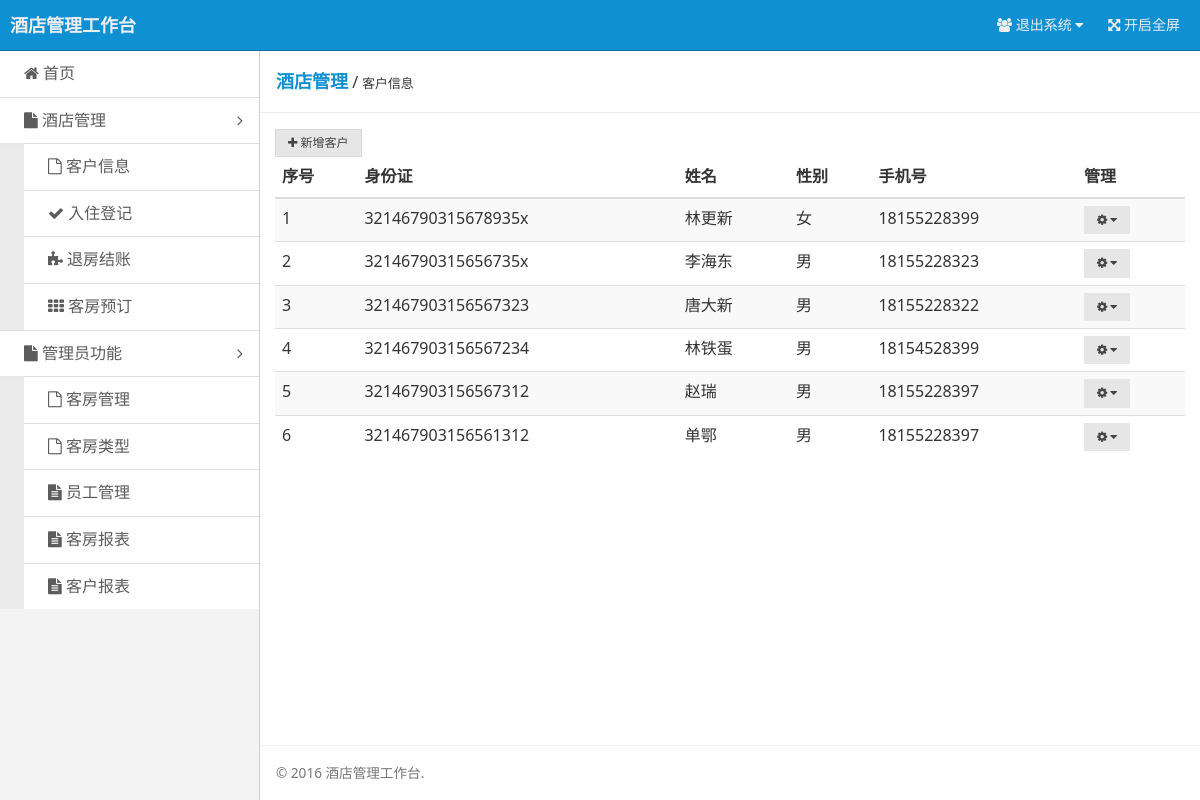
Page /customer.php (signed in) on the earlier database version.
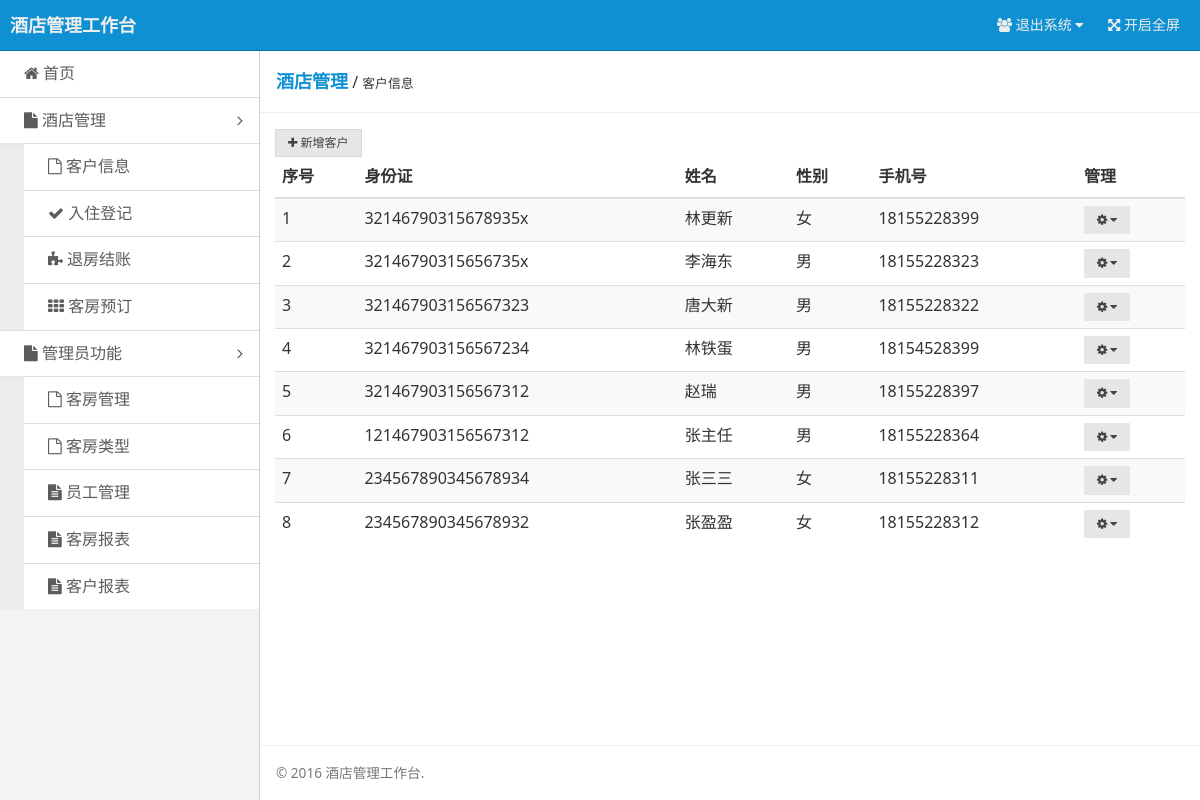
Same page on the later database version.
### tables this page shows
CREATE TABLE `t_customer` (
  `id` int(6) NOT NULL AUTO_INCREMENT,
  `name` varchar(40) DEFAULT NULL,
  `gender` varchar(20) DEFAULT NULL,
  `idcard` varchar(50) DEFAULT NULL,
  `mobile` varchar(30) DEFAULT NULL,
  `is_delete` int(6) unsigned zerofill DEFAULT NULL,
  `pass` varchar(40) DEFAULT '',
  `permission` int(5) DEFAULT '0',
  PRIMARY KEY (`id`)
);

### customer.php (called while the page is built, shortened)
<?php
require_once('common/EasyMySQLi.inc.php');
$isAdmin = false;
if(isset($_SESSION['permission'])&&$_SESSION['permission']==1){
    $isAdmin = true;
}
$custs = $mysql->queryAllRows('SELECT * FROM t_customer WHERE is_delete = 0 ORDER BY `id` ASC');
include('template/layout.php');

### common/EasyMySQLi.inc.php (called while the page is built, shortened)
<?php
class EasyMySQLi extends mysqli {
    private $_stmt;
    private $debug = false;
    private $exceptions = true;
    private $_res;
    private $arraytype = EMYSQLI_BIND_ASSOC;
    private function getRefs(&$src) {
        $r = array();
        foreach ($src as $k => $garbage) $r[$k] = &$src[$k];
        return $r;
    }
    private function _execute($args) {
        $this->_stmt = $this->stmt_init();
        if (count($args) > 1) {
            if ($this->debug) {
                print "Source-Array:\n";
                print_r($args);
            }
            $this->_stmt->prepare($args[0]);
            if ($this->_stmt->errno > 0) {
                if ($this->exceptions) throw new MySQLiException('MySQLi-Statement-Error '.$this->_stmt->errno.': '.$this->_stmt->error);
                else return null;
            }
            $params = array(0 => '');
            foreach ($args as $k => $v) {
                if ($k == 0) continue;
                if (is_double($v) || is_float($v)) {
                    if ($this->debug) print "$k identified as being a FLOAT or DOUBLE\n";
                    $params[0] .= 'd';
                    $cv = doubleval($v);
                } else if (is_int($v) || is_long($v)) {
                    if ($this->debug) print "$k identified as being a INT or LONG\n";
                    $params[0] .= 'i';
                    $cv = intval($v);
                } else if (is_string($v)) {
                    if ($this->debug) print "$k identified as being a sexy STRING\n";
                    $params[0] .= 's';
                    $cv = strval($v);
                } else {
                    if ($this->debug) print "$k identified as being a BINARY (BLOB)\n";
                    $params[0] .= 'b';
                    $cv = $v;
                }
                $params[] = $cv;
            }
            if ($this->debug) {
                print "Bind-Array:\n";
                print_r($params);
            }
            call_user_func_array(array($this->_stmt, 'bind_param'), $this->getRefs($params));
        } else {
            $this->_stmt->prepare($args[0]);
        }
        $success = ($this->_stmt->execute() ? true : false);
        if (!$success) {
            if ($this->exceptions) throw new MySQLiQueryException($args[0], $this->_stmt);
            else return null;
        }
        else $this->_res = $this->_stmt->store_result();
        return $success;
    }
    private function _bindRes ($type=false, $limit=false) {
        if (!$type) $type = $this->arraytype;
        $this->_res = array();
        $raw = array();
        if (($type & EMYSQLI_BIND_ASSOC) == EMYSQLI_BIND_ASSOC) {
            $fields = $this->_stmt->result_metadata()->fetch_fields();
            $cnt = count($fields);
        } else {
            $cnt = $this->_stmt->field_count;
        }
        for ($i=0 ; $i<$cnt ; $i++) {
            $raw[] = null;
        }
        call_user_func_array(array($this->_stmt, 'bind_result'), $this->getRefs($raw));
        while ($this->_stmt->fetch()) {
            $tmp = array();
            if (($type & EMYSQLI_BIND_ASSOC) == EMYSQLI_BIND_ASSOC) {
                foreach ($raw as $id => $val) {
                    $tmp[$fields[$id]->name] = $val;
                }
            }
            $this->_res[] = $tmp;
        }
    }
    public function queryAllRows($query) {
        $res = $this->_execute(func_get_args());
        $this->_bindRes();
        return $this->_res;
    }
}
?>

### template/customer.php (the view, shortened to what this page needs)
<div class="admin-content">
    <div class="admin-content-body">
        <div class="am-cf am-padding am-padding-bottom-0">
            <div class="am-fl am-cf"><strong class="am-text-primary am-text-lg">酒店管理</strong> / <small>客户信息</small></div>
        </div>
        <hr>
        <div class="am-g">
            <div class="am-u-sm-12 am-u-md-6">
                <div class="am-btn-toolbar">
                    <div class="am-btn-group am-btn-group-xs">
                        <button type="button" class="am-btn am-btn-default" data-am-modal="{target: '#doc-modal-1', closeViaDimmer: 0, width: 500, height: 500}"><span class="am-icon-plus"></span> 新增客户</button>
                    </div>
                </div>
            </div>
        </div>
        <div class="am-g">
            <div class="am-u-sm-12">
                <table class="am-table am-table-bd am-table-striped admin-content-table">
                    <thead>
                    <tr>
                        <th>序号</th><th>身份证</th><th>姓名</th><th>性别</th><th>手机号</th><th>管理</th>
                    </tr>
                    </thead>
                    <tbody>
                    <?php
                    $i=0;
                    foreach ($custs as $row) {
                        $i++;
                        echo <<<TR
                        <tr><td>{$i}</td><td>{$row['idcard']}</td><td>{$row['name']}</td><td>{$row['gender']}</td><td>{$row['mobile']}</td>
                        <td>
                            <div class="am-dropdown" data-am-dropdown>
                                <button class="am-btn am-btn-default am-btn-xs am-dropdown-toggle" data-am-dropdown-toggle><span class="am-icon-cog"></span> <span class="am-icon-caret-down"></span></button>
                                <ul class="am-dropdown-content">
                                    <li><a href="#" onclick="edit('{$row['name']}','{$row['gender']}','{$row['mobile']}','{$row['idcard']}','{$row['id']}','{$row['permission']}')">1. 编辑</a></li>
                                    <li><a href="#" onclick=delOption('customer.php','{$row['id']}')>2. 删除</a></li>
                                </ul>
                            </div>
                        </td>
                    </tr>
TR;
                    }
                    ?>
                    </tbody>
                </table>
            </div>
        </div>
    </div>
    <footer class="admin-content-footer">
        <hr>
        <p class="am-padding-left">© 2016 酒店管理工作台.</p>
    </footer>
</div>

### template/layout.php (shortened to what this page needs)
<!doctype html>
<html class="no-js fixed-layout">
<head>
    <link rel="stylesheet" href="assets/css/amazeui.min.css"/>
    <link rel="stylesheet" href="assets/css/admin.css">
</head>
<body>
<header class="am-topbar am-topbar-inverse admin-header">
    <div class="am-topbar-brand">
        <strong>酒店管理工作台</strong>
    </div>
    <div class="am-collapse am-topbar-collapse" id="topbar-collapse">
        <ul class="am-nav am-nav-pills am-topbar-nav am-topbar-right admin-header-list">
            <li class="am-dropdown" data-am-dropdown>
                <a class="am-dropdown-toggle" data-am-dropdown-toggle href="javascript:;">
                    <span class="am-icon-users"></span> 退出系统 <span class="am-icon-caret-down"></span>
                </a>
            </li>
            <li class="am-hide-sm-only"><a href="javascript:;" id="admin-fullscreen"><span class="am-icon-arrows-alt"></span> <span class="admin-fullText">开启全屏</span></a></li>
        </ul>
    </div>
</header>
<div class="am-cf admin-main">
    <div class="admin-sidebar am-offcanvas" id="admin-offcanvas">
        <div class="am-offcanvas-bar admin-offcanvas-bar">
            <ul class="am-list admin-sidebar-list">
                <li><a href="admin.php"><span class="am-icon-home"></span> 首页</a></li>
                <li class="admin-parent">
                    <a class="am-cf" data-am-collapse="{target: '#collapse-nav'}"><span class="am-icon-file"></span> 酒店管理 <span class="am-icon-angle-right am-fr am-margin-right"></span></a>
                    <ul class="am-list  admin-sidebar-sub" id="collapse-nav">
                        <li><a href="customer.php"><span class="am-icon-file-o"></span> 客户信息</a></li>
                        <li><a href="checkin.php" class="am-cf"><span class="am-icon-check"></span> 入住登记</a></li>
                        <li><a href="checkout.php"><span class="am-icon-puzzle-piece"></span> 退房结账</a></li>
                        <li><a href="reserve.php"><span class="am-icon-th"></span> 客房预订</a></li>
                    </ul>
                </li>
                <?php
                if($isAdmin){
                    $string =
                        <<<ADMIN
                                  <li class="admin-parent">
                                <a class="am-cf" data-am-collapse="{target: '#collapse-nav-admin'}"><span class="am-icon-file"></span> 管理员功能 <span class="am-icon-angle-right am-fr am-margin-right"></span></a>
                                <ul class="am-list admin-sidebar-sub" id="collapse-nav-admin">
                                    <li><a href="room.php"><span class="am-icon-file-o"></span> 客房管理</a></li>
                                    <li><a href="type.php"><span class="am-icon-file-o"></span> 客房类型</a></li>
                                    <li><a href="staff.php"><span class="am-icon-file-text"></span> 员工管理</a></li>
                                    <li><a href="reportroom.php"><span class="am-icon-file-text"></span> 客房报表</a></li>
                                    <li><a href="reportcust.php"><span class="am-icon-file-text"></span> 客户报表</a></li>
                                </ul>
                            </li>
ADMIN;
                    echo $string;
                }
                ?>
            </ul>
        </div>
    </div>
    <?php
    include($contentFile);
    ?>
</div>
</body>
</html>

### assets/css/admin.css (style rules this page uses)
html, body { height: 100%; overflow: hidden; }
ul { margin-top: 0; }
.admin-header { position: fixed; top: 0; left: 0; right: 0; z-index: 1500; font-size: 1.4rem; margin-bottom: 0; }
.admin-main { position: relative; height: 100%; padding-top: 51px; background: #f3f3f3; }
.admin-sidebar { width: 260px; min-height: 100%; float: left; border-right: 1px solid #cecece; }
.admin-sidebar-list { margin-bottom: 0; }
.admin-sidebar-list li a { color: #5c5c5c; padding-left: 24px; }
.admin-sidebar-list li:first-child { border-top: none; }
.admin-sidebar-sub { margin-top: 0; margin-bottom: 0; box-shadow: 0 16px 8px -15px #e2e2e2 inset; background: #ececec; padding-left: 24px; }
.admin-sidebar-sub li:first-child { border-top: 1px solid #dedede; }
.admin-content { display: -webkit-box; display: -webkit-flex; display: -ms-flexbox; display: flex; -webkit-box-orient: vertical; -webkit-box-direction: normal; -webkit-flex-direction: column; -ms-flex-direction: column; flex-direction: column; background: #fff; }
.admin-content, .admin-sidebar { height: 100%; overflow-x: hidden; overflow-y: scroll; }
.admin-content-body { -webkit-box-flex: 1; -webkit-flex: 1 0 auto; -ms-flex: 1 0 auto; flex: 1 0 auto; }
.admin-content-footer { font-size: 85%; color: #777; }
@media only screen and (min-width: 641px) { .admin-sidebar { display: block; position: static; background: none; } }
@media only screen and (min-width: 641px) { .admin-offcanvas-bar { position: static; width: auto; background: none; -webkit-transform: translate3d(0, 0, 0); -ms-transform: translate3d(0, 0, 0); transform: translate3d(0, 0, 0); } }
@media only screen and (min-width: 641px) { .admin-offcanvas-bar:after { content: none; } }

Differences in the rows shown:
no longer on this page (row edited): t_customer: idcard "321467903156561312", name "单鄂", gender "男", mobile "18155228397"
added t_customer: idcard "121467903156567312", name "张主任", gender "男", mobile "18155228364"
added t_customer: idcard "234567890345678934", name "张三三", gender "女", mobile "18155228311"
added t_customer: idcard "234567890345678932", name "张盈盈", gender "女", mobile "18155228312"
